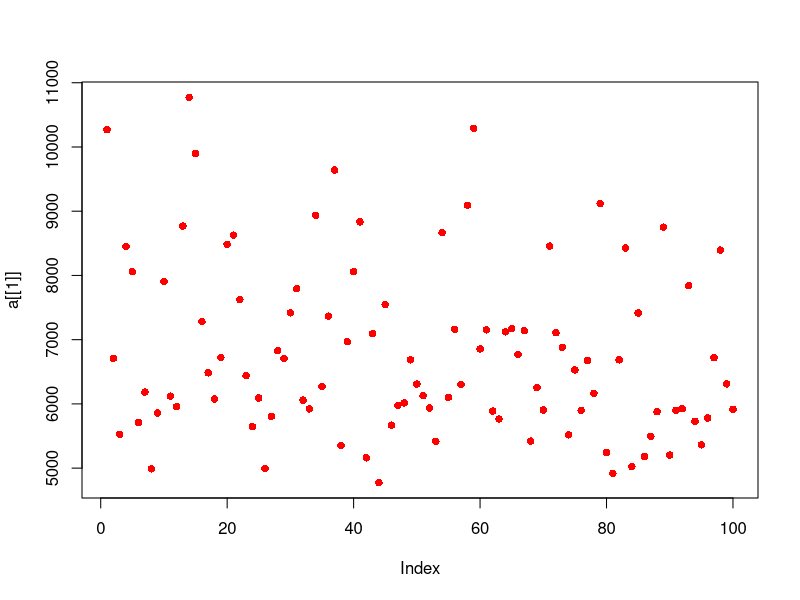
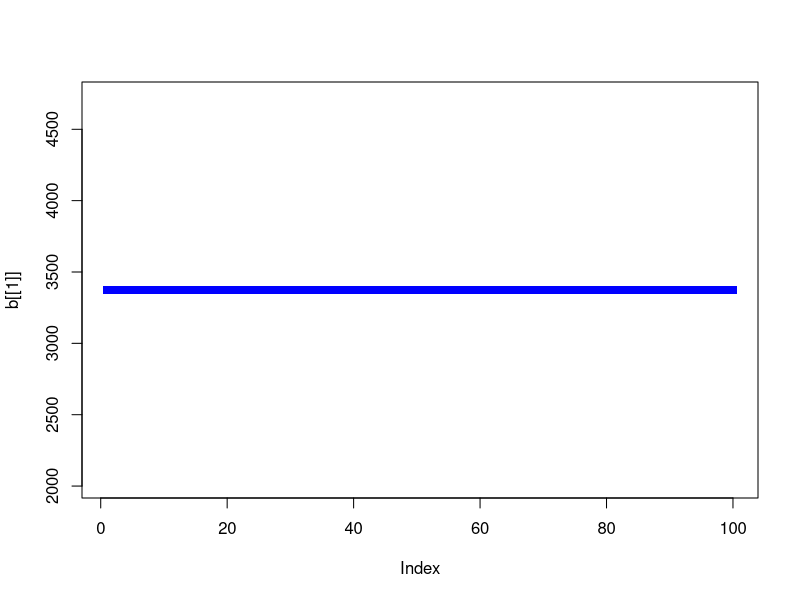
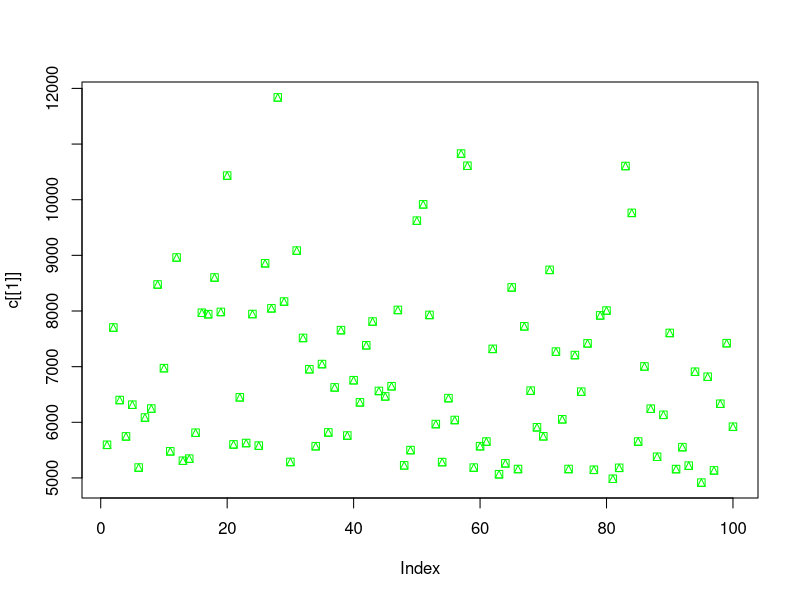
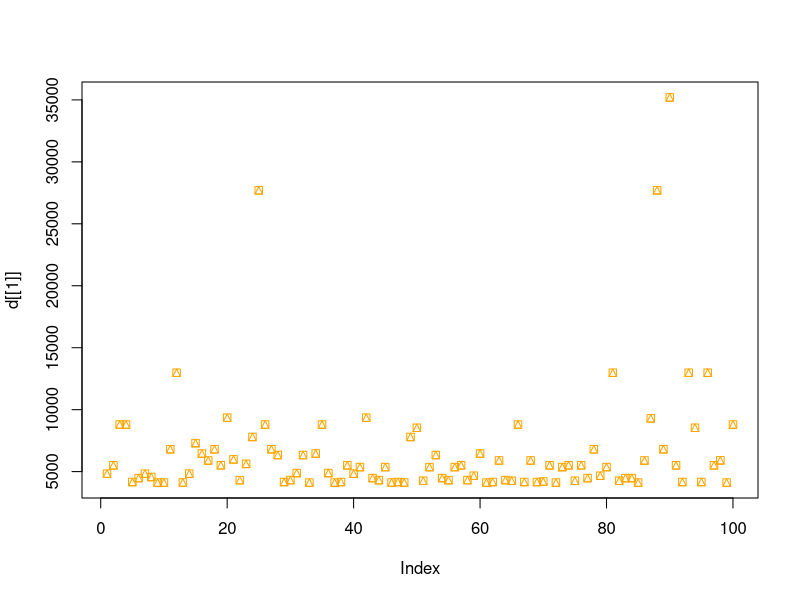
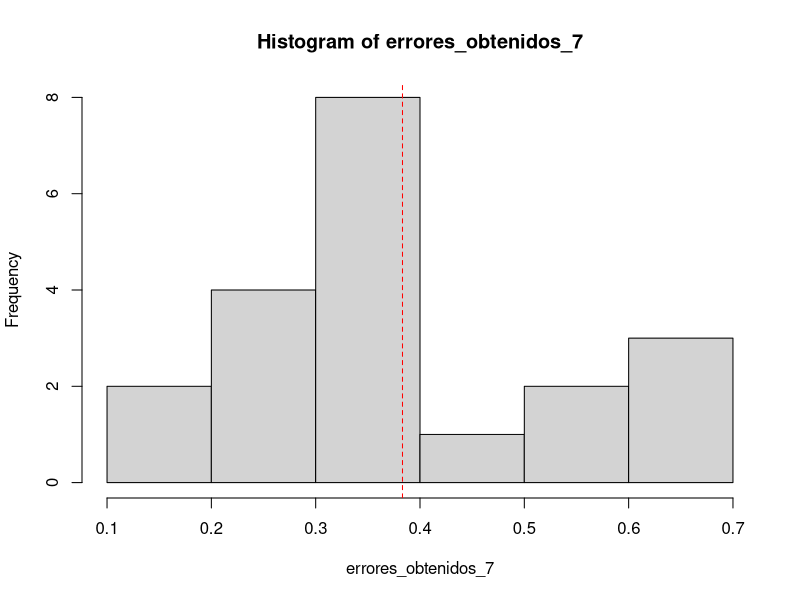
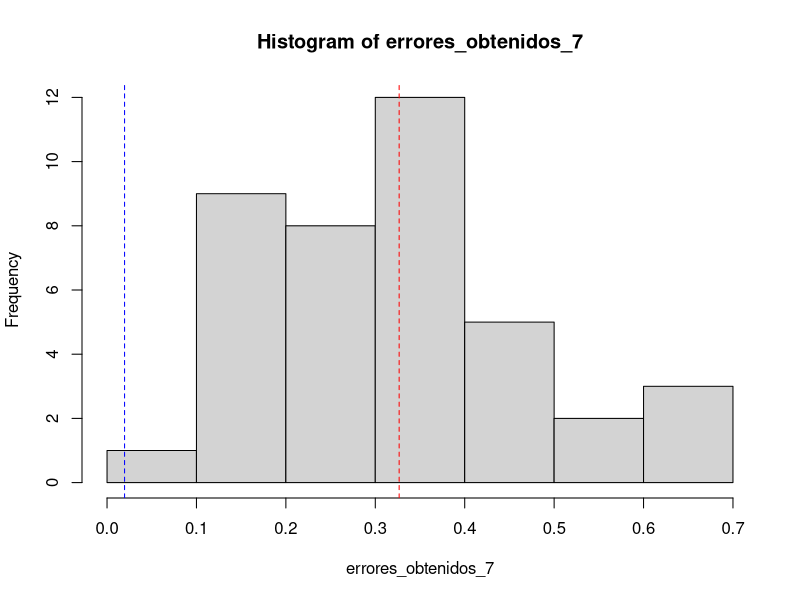
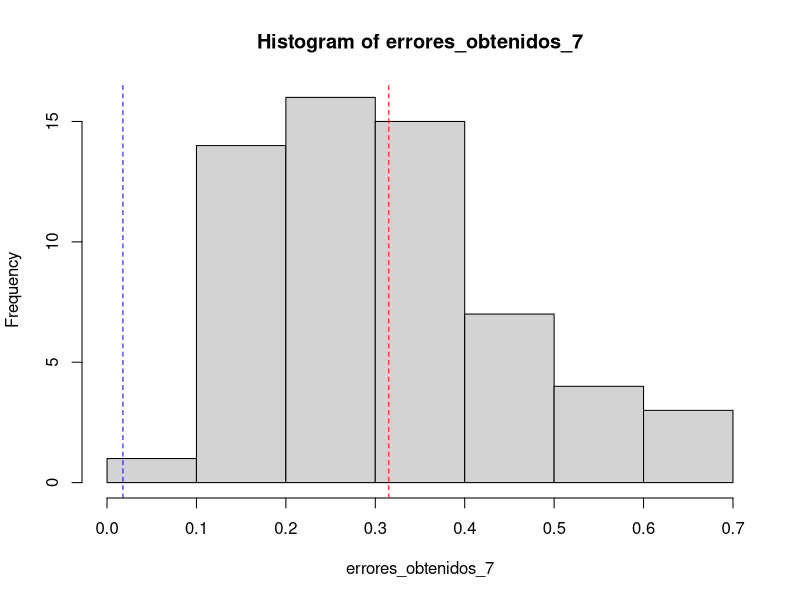
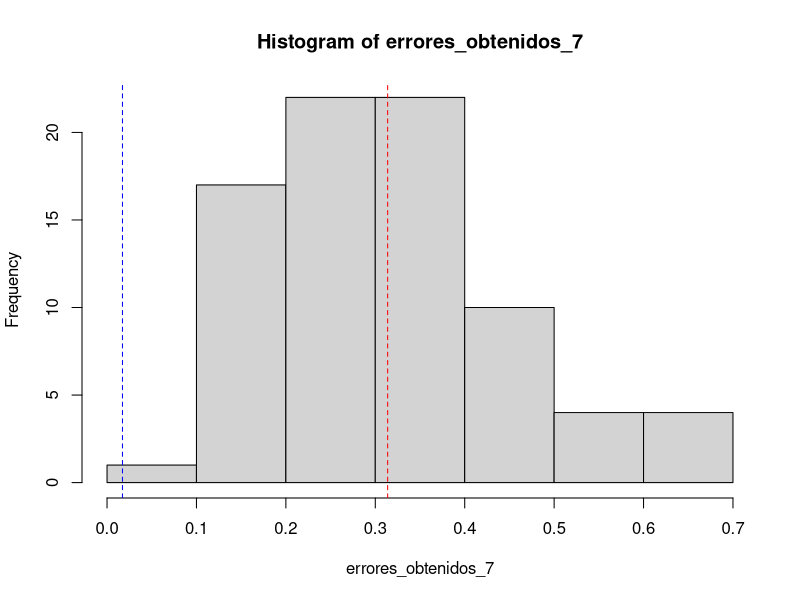

Write R code to recreate these figures, in order.
## ---- chunk 1
library(tidyverse)
library(ggplot2)
library(GGally)
library(dplyr)
library(caret)
## ---- chunk 2
datosTP5<-read.csv("datos_alquiler_crossvalidation.csv",stringsAsFactors = FALSE)
t_pro<-datosTP5$property_type
s_cub<-datosTP5$surface_covered
s_tot<-datosTP5$surface_total
c_hab<-datosTP5$rooms
precio<-datosTP5$price
a_m_f<-as.Date(datosTP5$start_date)
u_lon<-datosTP5$lon
u_lat<-datosTP5$lat
d_fon<-datosTP5$fondo
## ---- chunk 3
MAE<-function(x_1,relacion_1,dataset){
  ajuste_1<-lm(x_1~relacion_1,data=dataset) 
  predichos_1<-predict(ajuste_1)
  res1<-mean(abs(x_1-predichos_1))
  return(res1)
}

MAE(precio,s_tot+d_fon,datosTP5)
## ---- chunk 4
PMAE<-function(x_2,relacion_2,dataset){
  ajuste_2<-lm(x_2~relacion_2,data=dataset) 
  predichos<-predict(ajuste_2)
  res2<-mean(abs(x_2-predichos))/mean(x_2)
  return(res2)
}
PMAE(precio,s_tot+d_fon,datosTP5)
## ---- chunk 5
MAE(precio,s_cub,datosTP5)
PMAE(precio,s_cub,datosTP5)
MAE(precio,s_cub+d_fon,datosTP5)
PMAE(precio,s_cub+d_fon,datosTP5)
## ---- chunk 6

MAE_P3<-function(x,y){
  res1<-mean(abs(x-y))
  return(res1)
}

PMAE_P3<-function(x,y){
  res1<-mean(abs(x-y))/mean(x)
  return(res1)
}

crossval<-function(dataset, modelo, n_obs, fun_error, n_muestras){
  modelo<-lm(modelo, data  = datosTP5)
  errores_obtenidos<-c()
  resultado_muestra<-c()
    for(j in 1:n_muestras){
    azar<-sample(1:nrow(dataset),nrow(dataset)-n_obs)
    observacion_azar<-dataset[azar,]
    ajustando<-lm(modelo,data = observacion_azar)
    n_obs_excluidas<-dataset[setdiff(1:nrow(dataset),azar),]
    predi<-predict(ajustando,n_obs_excluidas)
    error_a_guarda<-fun_error(n_obs_excluidas$price,predi)
    errores_obtenidos<-c(errores_obtenidos,error_a_guarda)
    }
  error_promedio_general<-mean(errores_obtenidos)
  varianza_error<-var(errores_obtenidos)
  resultados<-list("EO"=errores_obtenidos,
  "V"=varianza_error,
  "EPG"=error_promedio_general,
  "M"=modelo)
  return(resultados)
}

  

## ---- chunk 7
crossval(datosTP5,formula("precio~s_cub"),2,PMAE_P3,10)
## ---- chunk 8
a<-crossval(datosTP5,formula("precio~s_cub"),length(datosTP5),MAE_P3,100)
b<-crossval(datosTP5,formula("precio~s_cub"),100,MAE_P3,100)
c<-crossval(datosTP5,formula("precio~s_cub"),12,MAE_P3,100)
d<-crossval(datosTP5,formula("precio~s_cub"),1,MAE_P3,100)
plot(a[[1]],col="red",pch=16)
plot(b[[1]],col="blue",pch=15)
plot(c[[1]],col="green",pch=14)
plot(d[[1]],col="orange",pch=14)

## ---- chunk 9
errores_obtenidos_7<-c()
lista_vacia_7 <- list()
for(i in 1:8){
  modelo_7<-lm(precio~poly(d_fon,i), data = datosTP5)
    for(j in 1:20){
      azar_7<-sample(1:nrow(datosTP5),nrow(datosTP5)-length(datosTP5)*0.2)
      observacion_azar_7<-datosTP5[azar_7,]
      ajustando_7<-lm(modelo_7,data = observacion_azar_7)
      n_obs_excluidas_7<-datosTP5[setdiff(1:nrow(datosTP5),azar_7),]
      predi_7<-predict(ajustando_7,n_obs_excluidas_7)
      error_a_guarda_7<-PMAE_P3(n_obs_excluidas_7$price,predi_7)
      errores_obtenidos_7<-c(errores_obtenidos_7,error_a_guarda_7)
    }
    predi_7_v<-as.vector(predi_7)
    error_promedio_general_7<-mean(errores_obtenidos_7)
    hist(errores_obtenidos_7)
    abline(v=error_promedio_general_7,col='red',lty='dashed')
    abline(v=var(errores_obtenidos_7),col='blue',lty='dashed')
    varianza_error_7<-var(errores_obtenidos_7)
    resultados_7<-list("MeA"=min(errores_obtenidos_7),
                       "MaA"=max(errores_obtenidos_7),
                       "V"=varianza_error_7,
                       "EPG"=error_promedio_general_7,
                       "M"=modelo_7)
    lista_vacia_7<-c(lista_vacia_7,resultados_7)
}
#View(lista_vacia_7)
## ---- chunk 10
pun8a<-crossval(datosTP5,formula("precio~s_cub"),length(datosTP5),MAE_P3,100)
pun8b<-crossval(datosTP5,formula("precio~d_fon"),length(datosTP5),MAE_P3,100)
pun8c<-crossval(datosTP5,formula("precio~s_cub+d_fon"),length(datosTP5),MAE_P3,100)

ej8a<-c(min(pun8a[[1]]),max(pun8a[[1]]),pun8a[[3]])
ej8b<-c(min(pun8b[[1]]),max(pun8b[[1]]),pun8b[[3]])
ej8c<-c(min(pun8c[[1]]),max(pun8c[[1]]),pun8c[[3]])

ej8a
ej8b
ej8c
## ---- chunk 11


ubi<-u_lat+u_lon

#tipo de propiedad ,fondo ,ubicacion ,superficie cubierta


crossval2<-function(dataset, modelo, n_obs, fun_error, n_muestras){
  errores_obtenidos<-c()
  resultado_muestra<-c()
    for(j in 1:n_muestras){
    azar<-sample(1:nrow(dataset),nrow(dataset)-n_obs)
    observacion_azar<-dataset[azar,]
    ajustando<-lm(modelo,data = observacion_azar)
    n_obs_excluidas<-dataset[setdiff(1:nrow(dataset),azar),]
    predi<-predict(ajustando,n_obs_excluidas)
    error_a_guarda<-fun_error(n_obs_excluidas$price,predi)
    errores_obtenidos<-c(errores_obtenidos,error_a_guarda)
    }
  error_promedio_general<-mean(errores_obtenidos)
  varianza_error<-var(errores_obtenidos)
  resultados<-list("EO"=errores_obtenidos,
  "V"=varianza_error,
  "EPG"=error_promedio_general,
  "M"=modelo)
  return(resultados)
}

punto9<-c(s_cub~t_pro,s_cub~d_fon,s_cub~ubi,s_cub~s_cub,
          t_pro~t_pro,t_pro~d_fon,t_pro~ubi,t_pro~s_cub,
          ubi~t_pro,ubi~d_fon,ubi~ubi,ubi~s_cub,
          d_fon~t_pro,d_fon~d_fon,d_fon~ubi,d_fon~s_cub)

respromediogeneral<-c()
reserrorajuste<-c()
for (i in 1:16) {
  modelo<-lm(formula(as.character(punto9[1])), data  = datosTP5)
  respromediogeneral<-c(respromediogeneral,
                        crossval2(datosTP5,modelo,length(datosTP5)*0.2,MAE_P3,20)[[2]])
  reserrorajuste<-c(reserrorajuste,
                    crossval2(datosTP5,modelo,length(datosTP5)*0.2,MAE_P3,20)[[3]])
}
respromediogeneral
min(respromediogeneral)
reserrorajuste
